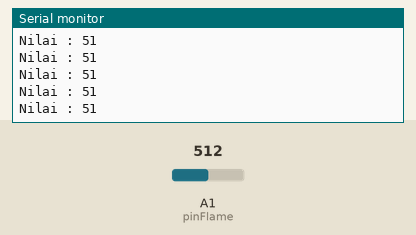
Simulated run of this sketch. Board: Arduino Uno, built with avr-gcc and run on an emulated ATmega328P. Parts: the last lines printed to the serial monitor. The inputs (shaded band) are chosen by the test bench; at power-on: A1 (pinFlame) = 512.

Above: at 4.2 s.
4.3 s: A1 (pinFlame) set to 912
At 4.8 s:
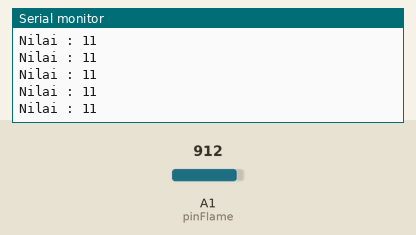
5.8 s: A1 (pinFlame) set to 945
At 6.6 s:
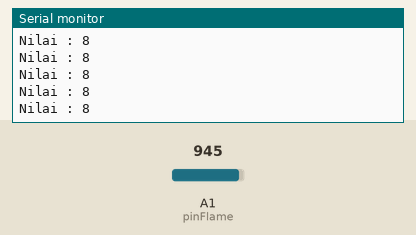
Timing chart, 0 to 8.8 s (numbered marks = the images above; inputs shaded):
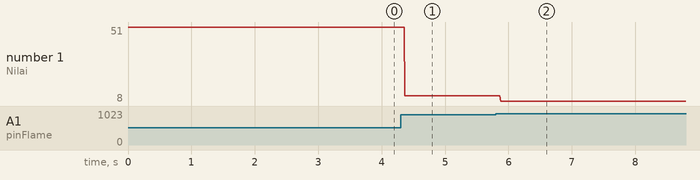

The sketch:

1_Sensor_Flame.ino
```cpp
//INISIALISASI
int pinFlame=A1;


void setup() {
  Serial.begin(9600);

}

void loop() {
  //BACA SENSOR
  int bacaFlame= analogRead(pinFlame);
      bacaFlame=map(bacaFlame,26,1017,100,0);

  //PRINT TO SERIAL
  Serial.print("Nilai : ");
  Serial.print(bacaFlame);
  Serial.println();


  //LOGIKA


}
```

Measured:
- after the input at 4.3 s, the serial monitor: prints a new line after 0.07 s (image 1)
- after the input at 5.8 s, the serial monitor: prints a new line after 0.08 s (image 2)
- plotted number 1: 51 → 11 after the input at 4.3 s, 11 → 8 after the input at 5.8 s
